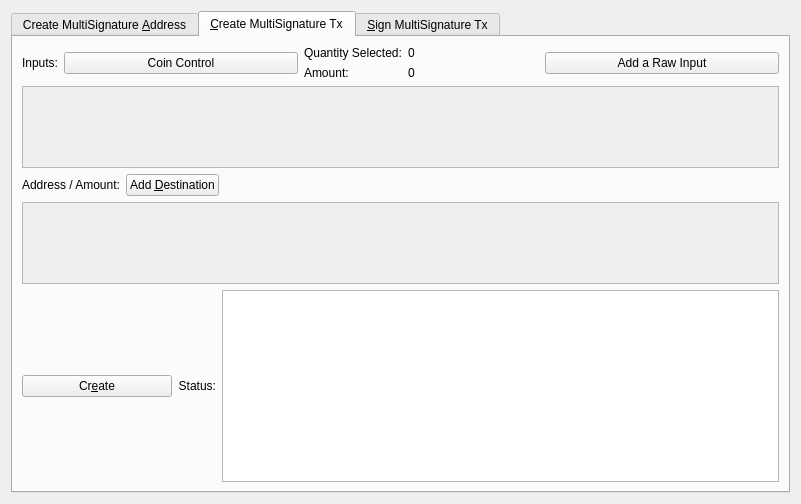
<?xml version="1.0" encoding="UTF-8"?>
<ui version="4.0">
 <class>MultisigDialog</class>
 <widget class="QDialog" name="MultisigDialog">
  <property name="geometry">
   <rect>
    <x>0</x>
    <y>0</y>
    <width>801</width>
    <height>504</height>
   </rect>
  </property>
  <property name="sizePolicy">
   <sizepolicy hsizetype="Fixed" vsizetype="Fixed">
    <horstretch>0</horstretch>
    <verstretch>0</verstretch>
   </sizepolicy>
  </property>
  <property name="windowTitle">
   <string>Multisignature Address Interactions</string>
  </property>
  <layout class="QVBoxLayout" name="verticalLayout_8">
   <item>
    <widget class="QTabWidget" name="multisigTabWidget">
     <property name="styleSheet">
      <string notr="true">QScrollArea{border: 1px solid #5b4c7c;}
QFrame{background-color:#f2f0f0;}
QLabel{background-color:#1b2032;}
QFrame &gt; QLabel{background-color:#1b2032;}</string>
     </property>
     <property name="currentIndex">
      <number>1</number>
     </property>
     <widget class="QWidget" name="addMultisigTab">
      <property name="sizePolicy">
       <sizepolicy hsizetype="Minimum" vsizetype="Minimum">
        <horstretch>0</horstretch>
        <verstretch>0</verstretch>
       </sizepolicy>
      </property>
      <attribute name="title">
       <string>Create MultiSignature &amp;Address</string>
      </attribute>
      <layout class="QVBoxLayout" name="verticalLayout">
       <item>
        <layout class="QHBoxLayout" name="enterMLayout">
         <item>
          <widget class="QSpinBox" name="enterMSpinbox">
           <property name="sizePolicy">
            <sizepolicy hsizetype="Fixed" vsizetype="Fixed">
             <horstretch>0</horstretch>
             <verstretch>0</verstretch>
            </sizepolicy>
           </property>
           <property name="toolTip">
            <string>How many people must sign to verify a transaction</string>
           </property>
           <property name="minimum">
            <number>1</number>
           </property>
           <property name="maximum">
            <number>16</number>
           </property>
           <property name="value">
            <number>1</number>
           </property>
          </widget>
         </item>
         <item>
          <widget class="QLabel" name="enterMLabel">
           <property name="text">
            <string>Enter the minimum number of signatures required to sign transactions</string>
           </property>
          </widget>
         </item>
        </layout>
       </item>
       <item>
        <layout class="QHBoxLayout" name="addressLabelLayout">
         <item>
          <widget class="QLabel" name="addressLableLabel">
           <property name="text">
            <string>Address Label:</string>
           </property>
          </widget>
         </item>
         <item>
          <widget class="QLineEdit" name="multisigAddressLabel"/>
         </item>
        </layout>
       </item>
       <item>
        <layout class="QHBoxLayout" name="addAddressLayout">
         <item>
          <widget class="QPushButton" name="addAddressButton">
           <property name="toolTip">
            <string>Add another address that could sign to verify a transaction from the multisig address.</string>
           </property>
           <property name="text">
            <string>&amp;Add Address / Key</string>
           </property>
           <property name="icon">
            <iconset resource="../bitcorn.qrc">
             <normaloff>:/icons/add</normaloff>:/icons/add</iconset>
           </property>
           <property name="autoDefault">
            <bool>false</bool>
           </property>
          </widget>
         </item>
         <item>
          <widget class="QLabel" name="addAddressLabel">
           <property name="sizePolicy">
            <sizepolicy hsizetype="Preferred" vsizetype="Fixed">
             <horstretch>0</horstretch>
             <verstretch>0</verstretch>
            </sizepolicy>
           </property>
           <property name="text">
            <string>Local addresses or public keys that can sign:</string>
           </property>
          </widget>
         </item>
         <item>
          <spacer name="addAddressSpacer_2">
           <property name="orientation">
            <enum>Qt::Horizontal</enum>
           </property>
           <property name="sizeHint" stdset="0">
            <size>
             <width>40</width>
             <height>10</height>
            </size>
           </property>
          </spacer>
         </item>
        </layout>
       </item>
       <item>
        <widget class="QScrollArea" name="addAddressScrollArea">
         <property name="sizePolicy">
          <sizepolicy hsizetype="Preferred" vsizetype="Expanding">
           <horstretch>0</horstretch>
           <verstretch>0</verstretch>
          </sizepolicy>
         </property>
         <property name="widgetResizable">
          <bool>true</bool>
         </property>
         <widget class="QWidget" name="addAddressWidget">
          <property name="geometry">
           <rect>
            <x>0</x>
            <y>0</y>
            <width>757</width>
            <height>194</height>
           </rect>
          </property>
          <layout class="QVBoxLayout" name="verticalLayout_5">
           <item>
            <layout class="QVBoxLayout" name="addressList"/>
           </item>
           <item>
            <spacer name="verticalSpacer">
             <property name="orientation">
              <enum>Qt::Vertical</enum>
             </property>
             <property name="sizeHint" stdset="0">
              <size>
               <width>20</width>
               <height>40</height>
              </size>
             </property>
            </spacer>
           </item>
          </layout>
         </widget>
        </widget>
       </item>
       <item>
        <layout class="QHBoxLayout" name="addMultisigLayout">
         <item>
          <widget class="QPushButton" name="addMultisigButton">
           <property name="sizePolicy">
            <sizepolicy hsizetype="Preferred" vsizetype="Fixed">
             <horstretch>0</horstretch>
             <verstretch>0</verstretch>
            </sizepolicy>
           </property>
           <property name="toolTip">
            <string>Create a new multisig address</string>
           </property>
           <property name="toolTipDuration">
            <number>-3</number>
           </property>
           <property name="text">
            <string>C&amp;reate</string>
           </property>
           <property name="icon">
            <iconset resource="../bitcorn.qrc">
             <normaloff>:/icons/filesave</normaloff>:/icons/filesave</iconset>
           </property>
           <property name="autoDefault">
            <bool>false</bool>
           </property>
          </widget>
         </item>
         <item>
          <widget class="QLabel" name="label">
           <property name="text">
            <string>Status:</string>
           </property>
          </widget>
         </item>
         <item>
          <widget class="QTextEdit" name="addMultisigStatus">
           <property name="sizePolicy">
            <sizepolicy hsizetype="Expanding" vsizetype="Fixed">
             <horstretch>0</horstretch>
             <verstretch>0</verstretch>
            </sizepolicy>
           </property>
           <property name="maximumSize">
            <size>
             <width>16777215</width>
             <height>75</height>
            </size>
           </property>
           <property name="readOnly">
            <bool>true</bool>
           </property>
           <property name="textInteractionFlags">
            <set>Qt::TextSelectableByKeyboard|Qt::TextSelectableByMouse</set>
           </property>
          </widget>
         </item>
        </layout>
       </item>
       <item>
        <widget class="QLabel" name="label_2">
         <property name="sizePolicy">
          <sizepolicy hsizetype="Preferred" vsizetype="Preferred">
           <horstretch>0</horstretch>
           <verstretch>0</verstretch>
          </sizepolicy>
         </property>
         <property name="text">
          <string>Use below to quickly import an address by its redeem. Don't forget to add a label before clicking import!
Keep in mind, the wallet will rescan the blockchain to find transactions containing the new address.
Please be patient after clicking import.</string>
         </property>
         <property name="scaledContents">
          <bool>false</bool>
         </property>
         <property name="wordWrap">
          <bool>true</bool>
         </property>
        </widget>
       </item>
       <item>
        <layout class="QHBoxLayout" name="importLayout">
         <item>
          <widget class="QPushButton" name="importAddressButton">
           <property name="sizePolicy">
            <sizepolicy hsizetype="Fixed" vsizetype="Fixed">
             <horstretch>0</horstretch>
             <verstretch>0</verstretch>
            </sizepolicy>
           </property>
           <property name="text">
            <string>&amp;Import Redeem</string>
           </property>
           <property name="icon">
            <iconset resource="../bitcorn.qrc">
             <normaloff>:/icons/receiving_addresses</normaloff>:/icons/receiving_addresses</iconset>
           </property>
          </widget>
         </item>
         <item>
          <widget class="QLineEdit" name="importRedeem">
           <property name="sizePolicy">
            <sizepolicy hsizetype="Preferred" vsizetype="Fixed">
             <horstretch>0</horstretch>
             <verstretch>0</verstretch>
            </sizepolicy>
           </property>
          </widget>
         </item>
        </layout>
       </item>
      </layout>
     </widget>
     <widget class="QWidget" name="createTransactionTab">
      <attribute name="title">
       <string>&amp;Create MultiSignature Tx</string>
      </attribute>
      <layout class="QVBoxLayout" name="verticalLayout_3">
       <item>
        <layout class="QHBoxLayout" name="horizontalLayout_2">
         <item>
          <layout class="QVBoxLayout" name="createTxLayout">
           <item>
            <layout class="QHBoxLayout" name="addTxInputLayout">
             <item>
              <widget class="QLabel" name="addTxInputLabel">
               <property name="sizePolicy">
                <sizepolicy hsizetype="Fixed" vsizetype="Preferred">
                 <horstretch>0</horstretch>
                 <verstretch>0</verstretch>
                </sizepolicy>
               </property>
               <property name="text">
                <string>Inputs:</string>
               </property>
              </widget>
             </item>
             <item>
              <widget class="QPushButton" name="pushButtonCoinControl">
               <property name="sizePolicy">
                <sizepolicy hsizetype="Preferred" vsizetype="Fixed">
                 <horstretch>0</horstretch>
                 <verstretch>0</verstretch>
                </sizepolicy>
               </property>
               <property name="text">
                <string>Coin Control</string>
               </property>
              </widget>
             </item>
             <item>
              <layout class="QFormLayout" name="formLayout_2">
               <property name="rightMargin">
                <number>10</number>
               </property>
               <item row="0" column="0">
                <widget class="QLabel" name="labelQuantity">
                 <property name="text">
                  <string>Quantity Selected:</string>
                 </property>
                </widget>
               </item>
               <item row="0" column="1">
                <widget class="QLabel" name="labelQuantity_int">
                 <property name="text">
                  <string>0</string>
                 </property>
                </widget>
               </item>
               <item row="1" column="0">
                <widget class="QLabel" name="labelAmount">
                 <property name="text">
                  <string>Amount:</string>
                 </property>
                </widget>
               </item>
               <item row="1" column="1">
                <widget class="QLabel" name="labelAmount_int">
                 <property name="text">
                  <string>0</string>
                 </property>
                </widget>
               </item>
              </layout>
             </item>
             <item>
              <widget class="QPushButton" name="addInputButton">
               <property name="sizePolicy">
                <sizepolicy hsizetype="Preferred" vsizetype="Fixed">
                 <horstretch>0</horstretch>
                 <verstretch>0</verstretch>
                </sizepolicy>
               </property>
               <property name="toolTip">
                <string>Add an input to fund the outputs</string>
               </property>
               <property name="text">
                <string>Add a Raw Input</string>
               </property>
               <property name="icon">
                <iconset resource="../bitcorn.qrc">
                 <normaloff>:/css/default</normaloff>:/css/default</iconset>
               </property>
              </widget>
             </item>
            </layout>
           </item>
           <item>
            <widget class="QScrollArea" name="txInputsScrollArea">
             <property name="sizePolicy">
              <sizepolicy hsizetype="Preferred" vsizetype="Expanding">
               <horstretch>0</horstretch>
               <verstretch>0</verstretch>
              </sizepolicy>
             </property>
             <property name="widgetResizable">
              <bool>true</bool>
             </property>
             <widget class="QWidget" name="txInputsWidget">
              <property name="geometry">
               <rect>
                <x>0</x>
                <y>0</y>
                <width>745</width>
                <height>77</height>
               </rect>
              </property>
              <layout class="QVBoxLayout" name="verticalLayout_7">
               <item>
                <layout class="QVBoxLayout" name="inputsList"/>
               </item>
               <item>
                <spacer name="txInputsSpacer">
                 <property name="orientation">
                  <enum>Qt::Vertical</enum>
                 </property>
                 <property name="sizeHint" stdset="0">
                  <size>
                   <width>20</width>
                   <height>40</height>
                  </size>
                 </property>
                </spacer>
               </item>
              </layout>
             </widget>
            </widget>
           </item>
           <item>
            <layout class="QHBoxLayout" name="addDestinationLayout">
             <item>
              <widget class="QLabel" name="addDestinationLabel">
               <property name="text">
                <string>Address / Amount:</string>
               </property>
              </widget>
             </item>
             <item>
              <widget class="QPushButton" name="addDestinationButton">
               <property name="sizePolicy">
                <sizepolicy hsizetype="Fixed" vsizetype="Fixed">
                 <horstretch>0</horstretch>
                 <verstretch>0</verstretch>
                </sizepolicy>
               </property>
               <property name="toolTip">
                <string>Add destinations to send BITCORN to</string>
               </property>
               <property name="text">
                <string>Add &amp;Destination</string>
               </property>
               <property name="icon">
                <iconset resource="../bitcorn.qrc">
                 <normaloff>:/icons/add</normaloff>:/icons/add</iconset>
               </property>
              </widget>
             </item>
             <item>
              <spacer name="addDestinationHorizontalSpacer">
               <property name="orientation">
                <enum>Qt::Horizontal</enum>
               </property>
               <property name="sizeHint" stdset="0">
                <size>
                 <width>40</width>
                 <height>20</height>
                </size>
               </property>
              </spacer>
             </item>
            </layout>
           </item>
           <item>
            <widget class="QScrollArea" name="destionationsScrollArea">
             <property name="sizePolicy">
              <sizepolicy hsizetype="Expanding" vsizetype="Expanding">
               <horstretch>0</horstretch>
               <verstretch>0</verstretch>
              </sizepolicy>
             </property>
             <property name="widgetResizable">
              <bool>true</bool>
             </property>
             <widget class="QWidget" name="destinationsScrollAreaContents">
              <property name="geometry">
               <rect>
                <x>0</x>
                <y>0</y>
                <width>745</width>
                <height>77</height>
               </rect>
              </property>
              <layout class="QVBoxLayout" name="verticalLayout_11">
               <item>
                <layout class="QVBoxLayout" name="destinationsList"/>
               </item>
               <item>
                <spacer name="destinationsSpacer">
                 <property name="orientation">
                  <enum>Qt::Vertical</enum>
                 </property>
                 <property name="sizeHint" stdset="0">
                  <size>
                   <width>20</width>
                   <height>20</height>
                  </size>
                 </property>
                </spacer>
               </item>
              </layout>
             </widget>
            </widget>
           </item>
           <item>
            <layout class="QHBoxLayout" name="horizontalLayout_4">
             <item>
              <widget class="QPushButton" name="createButton">
               <property name="sizePolicy">
                <sizepolicy hsizetype="Fixed" vsizetype="Fixed">
                 <horstretch>0</horstretch>
                 <verstretch>0</verstretch>
                </sizepolicy>
               </property>
               <property name="minimumSize">
                <size>
                 <width>150</width>
                 <height>0</height>
                </size>
               </property>
               <property name="toolTip">
                <string>Create a transaction object using the given inputs to the given outputs</string>
               </property>
               <property name="text">
                <string>Cr&amp;eate</string>
               </property>
               <property name="icon">
                <iconset resource="../bitcorn.qrc">
                 <normaloff>:/icons/export</normaloff>:/icons/export</iconset>
               </property>
               <property name="autoDefault">
                <bool>false</bool>
               </property>
               <property name="default">
                <bool>true</bool>
               </property>
              </widget>
             </item>
             <item>
              <widget class="QLabel" name="createButtonLabel">
               <property name="sizePolicy">
                <sizepolicy hsizetype="Fixed" vsizetype="Preferred">
                 <horstretch>0</horstretch>
                 <verstretch>0</verstretch>
                </sizepolicy>
               </property>
               <property name="text">
                <string>Status:</string>
               </property>
               <property name="alignment">
                <set>Qt::AlignRight|Qt::AlignTrailing|Qt::AlignVCenter</set>
               </property>
              </widget>
             </item>
             <item>
              <widget class="QTextEdit" name="createButtonStatus">
               <property name="sizePolicy">
                <sizepolicy hsizetype="Expanding" vsizetype="Minimum">
                 <horstretch>0</horstretch>
                 <verstretch>0</verstretch>
                </sizepolicy>
               </property>
               <property name="maximumSize">
                <size>
                 <width>16777215</width>
                 <height>16777215</height>
                </size>
               </property>
               <property name="readOnly">
                <bool>true</bool>
               </property>
               <property name="html">
                <string>&lt;!DOCTYPE HTML PUBLIC &quot;-//W3C//DTD HTML 4.0//EN&quot; &quot;http://www.w3.org/TR/REC-html40/strict.dtd&quot;&gt;
&lt;html&gt;&lt;head&gt;&lt;meta name=&quot;qrichtext&quot; content=&quot;1&quot; /&gt;&lt;style type=&quot;text/css&quot;&gt;
p, li { white-space: pre-wrap; }
&lt;/style&gt;&lt;/head&gt;&lt;body style=&quot; font-family:'MS Shell Dlg 2'; font-size:8.25pt; font-weight:400; font-style:normal;&quot;&gt;
&lt;p style=&quot;-qt-paragraph-type:empty; margin-top:0px; margin-bottom:0px; margin-left:0px; margin-right:0px; -qt-block-indent:0; text-indent:0px; font-family:'Noto Sans'; font-size:9pt;&quot;&gt;&lt;br /&gt;&lt;/p&gt;&lt;/body&gt;&lt;/html&gt;</string>
               </property>
              </widget>
             </item>
            </layout>
           </item>
          </layout>
         </item>
         <item>
          <layout class="QHBoxLayout" name="horizontalLayout_3"/>
         </item>
        </layout>
       </item>
      </layout>
     </widget>
     <widget class="QWidget" name="signMultisigTransaction">
      <property name="styleSheet">
       <string notr="true">txScrollArea:{
	border: 1px solid #5b4c7c;
}
keyScrollArea:{
	border: 1px solid #5b4c7c;
}
txScrollArea:{
	border: 1px solid #5b4c7c;
}</string>
      </property>
      <attribute name="title">
       <string>&amp;Sign MultiSignature Tx</string>
      </attribute>
      <layout class="QVBoxLayout" name="verticalLayout_4">
       <item>
        <layout class="QHBoxLayout" name="transactionHexLayout">
         <item>
          <widget class="QLabel" name="transactionHexLabel">
           <property name="text">
            <string>Transaction Hex:</string>
           </property>
          </widget>
         </item>
         <item>
          <widget class="QLineEdit" name="transactionHex">
           <property name="toolTip">
            <string/>
           </property>
          </widget>
         </item>
        </layout>
       </item>
       <item>
        <layout class="QHBoxLayout" name="horizontalLayout">
         <item>
          <layout class="QVBoxLayout" name="verticalLayout_2">
           <item>
            <layout class="QHBoxLayout" name="horizontalLayout_7">
             <item>
              <widget class="QPushButton" name="signButton">
               <property name="sizePolicy">
                <sizepolicy hsizetype="Preferred" vsizetype="Fixed">
                 <horstretch>0</horstretch>
                 <verstretch>0</verstretch>
                </sizepolicy>
               </property>
               <property name="minimumSize">
                <size>
                 <width>150</width>
                 <height>0</height>
                </size>
               </property>
               <property name="toolTip">
                <string>Sign the transaction from this wallet or from provided private keys</string>
               </property>
               <property name="text">
                <string>S&amp;ign</string>
               </property>
               <property name="icon">
                <iconset resource="../bitcorn.qrc">
                 <normaloff>:/icons/edit</normaloff>:/icons/edit</iconset>
               </property>
               <property name="autoDefault">
                <bool>false</bool>
               </property>
               <property name="default">
                <bool>true</bool>
               </property>
              </widget>
             </item>
             <item>
              <widget class="QPushButton" name="commitButton">
               <property name="enabled">
                <bool>false</bool>
               </property>
               <property name="sizePolicy">
                <sizepolicy hsizetype="Preferred" vsizetype="Fixed">
                 <horstretch>0</horstretch>
                 <verstretch>0</verstretch>
                </sizepolicy>
               </property>
               <property name="toolTip">
                <string>&lt;html&gt;&lt;head/&gt;&lt;body&gt;&lt;p&gt;DISABLED until transaction has been signed enough times.&lt;/p&gt;&lt;/body&gt;&lt;/html&gt;</string>
               </property>
               <property name="autoFillBackground">
                <bool>false</bool>
               </property>
               <property name="text">
                <string>Co&amp;mmit</string>
               </property>
               <property name="icon">
                <iconset resource="../bitcorn.qrc">
                 <normaloff>:/icons/send</normaloff>:/icons/send</iconset>
               </property>
               <property name="autoDefault">
                <bool>true</bool>
               </property>
              </widget>
             </item>
             <item>
              <layout class="QHBoxLayout" name="addPrivKeyLayout">
               <item>
                <widget class="QPushButton" name="addPrivKeyButton">
                 <property name="sizePolicy">
                  <sizepolicy hsizetype="Fixed" vsizetype="Fixed">
                   <horstretch>0</horstretch>
                   <verstretch>0</verstretch>
                  </sizepolicy>
                 </property>
                 <property name="toolTip">
                  <string>Add private keys to sign the transaction with</string>
                 </property>
                 <property name="text">
                  <string>Add Private &amp;Key</string>
                 </property>
                 <property name="icon">
                  <iconset resource="../bitcorn.qrc">
                   <normaloff>:/icons/add</normaloff>:/icons/add</iconset>
                 </property>
                </widget>
               </item>
               <item>
                <widget class="QLabel" name="addPrivKeyLabel">
                 <property name="text">
                  <string>Sign with only private keys (Not Recommened)</string>
                 </property>
                </widget>
               </item>
              </layout>
             </item>
            </layout>
           </item>
           <item>
            <layout class="QHBoxLayout" name="horizontalLayout_5">
             <item>
              <widget class="QLabel" name="signButtonStatusLabel">
               <property name="text">
                <string>Status:</string>
               </property>
              </widget>
             </item>
             <item>
              <widget class="QTextEdit" name="signButtonStatus">
               <property name="sizePolicy">
                <sizepolicy hsizetype="Expanding" vsizetype="Preferred">
                 <horstretch>0</horstretch>
                 <verstretch>0</verstretch>
                </sizepolicy>
               </property>
               <property name="maximumSize">
                <size>
                 <width>16777215</width>
                 <height>16777215</height>
                </size>
               </property>
               <property name="verticalScrollBarPolicy">
                <enum>Qt::ScrollBarAsNeeded</enum>
               </property>
               <property name="readOnly">
                <bool>true</bool>
               </property>
               <property name="textInteractionFlags">
                <set>Qt::TextSelectableByKeyboard|Qt::TextSelectableByMouse</set>
               </property>
              </widget>
             </item>
            </layout>
           </item>
           <item>
            <widget class="QScrollArea" name="keyScrollArea">
             <property name="sizePolicy">
              <sizepolicy hsizetype="Expanding" vsizetype="Expanding">
               <horstretch>0</horstretch>
               <verstretch>0</verstretch>
              </sizepolicy>
             </property>
             <property name="widgetResizable">
              <bool>true</bool>
             </property>
             <widget class="QWidget" name="keyScrollAreaContents">
              <property name="geometry">
               <rect>
                <x>0</x>
                <y>0</y>
                <width>753</width>
                <height>69</height>
               </rect>
              </property>
              <layout class="QVBoxLayout" name="verticalLayout_9">
               <item>
                <layout class="QVBoxLayout" name="keyList"/>
               </item>
               <item>
                <spacer name="keySpacer">
                 <property name="orientation">
                  <enum>Qt::Vertical</enum>
                 </property>
                 <property name="sizeHint" stdset="0">
                  <size>
                   <width>20</width>
                   <height>40</height>
                  </size>
                 </property>
                </spacer>
               </item>
              </layout>
             </widget>
            </widget>
           </item>
          </layout>
         </item>
        </layout>
       </item>
       <item>
        <spacer name="verticalSpacer_2">
         <property name="orientation">
          <enum>Qt::Vertical</enum>
         </property>
         <property name="sizeHint" stdset="0">
          <size>
           <width>20</width>
           <height>40</height>
          </size>
         </property>
        </spacer>
       </item>
      </layout>
     </widget>
    </widget>
   </item>
  </layout>
 </widget>
 <resources>
  <include location="../bitcorn.qrc"/>
 </resources>
 <connections/>
</ui>
